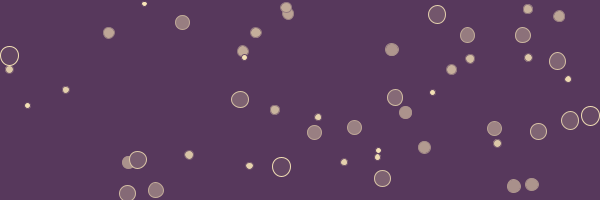
Frame 1 (no input)
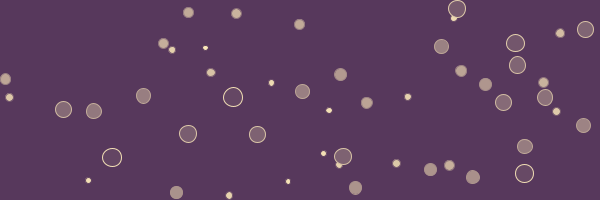
Frame 60 (the mouse pressed at the canvas centre just before this capture)
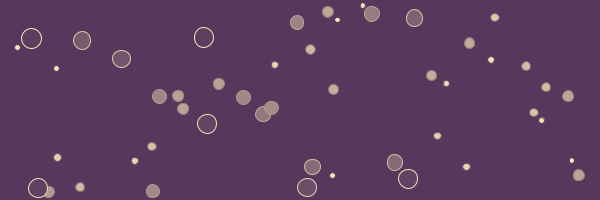
Frame 120 (the mouse held since frame 60 and released just before this capture)

The Processing sketch that drew these frames (run headless with seeded random() and noise(); from frame 60 on, the mouse is pressed at the canvas centre):

// Processing sketch: processing_150485
// ── processing_150485.pde

int num = 50;


float [] ellipseSize;
float [] x;
float [] y;

float [] velocityX;
float [] velocityY;

void setup ()
{
  size (600, 200);
  smooth();

  initArrays();
  initValues ();

  background (#57385c);
}

void draw ()
{
  background (#57385c);


  displayEllipse ();
  moveEllipse ();
  checkEdges ();
}

void checkEdges ()
{
  int i = 0;
  while (i < num)
  {

    if (x [i] < ellipseSize [i] / 2) 
    {
      x [i] = ellipseSize [i] / 2;
      velocityX [i] = velocityX [i] * -1;
    }
    else if (x [i] > width- ellipseSize [i] / 2) 
    {
      x [i] = width- ellipseSize [i] / 2;
      velocityX [i] = velocityX [i] * -1;
    }

    if (y [i] < ellipseSize [i] / 2) 
    {
      y [i] = ellipseSize [i] / 2;
      velocityY [i] = velocityY [i] * -1;
    }
    else if (y [i] > height- ellipseSize [i] / 2) 
    {
      y [i] = height- ellipseSize [i] / 2;
      velocityY [i] = velocityY [i]* -1;
    }

    i = i + 1;
  }
}

void initArrays ()
{
  ellipseSize = new float [num];

  x = new float [num];
  y = new float [num];

  velocityX = new float [num];
  velocityY = new float [num];
}

void initValues ()
{
  int i = 0;
  while (i < num)
  {

    ellipseSize [i] = random (5, 20);

    x [i] = random (width);
    y [i] = random (height);

    velocityX [i] = random (-2, 2);
    velocityY [i] = random (-2, 2);
    i = i +1;
  }
}

void moveEllipse ()
{
  int i = 0;
  while (i < num)
  {
    x [i] = x [i] + velocityX [i];  
    y [i] = y [i] + velocityY [i];

    i = i +1;
  }
}

void displayEllipse ()
{

  int i = 0;
  while (i < num)
  {
    float colorValue = map (ellipseSize [i], 5, 20, 0, 1);
    color c = lerpColor (#ffedbc, #57385c, colorValue);
    color strokeColor = lerpColor (#ffedbc, #57385c, 1-colorValue);

    fill (c);
    stroke (strokeColor);

    ellipse (x [i], y [i], ellipseSize [i], ellipseSize [i]);

    i = i +1;
  }
}

void mousePressed ()
{
  initValues ();
}
